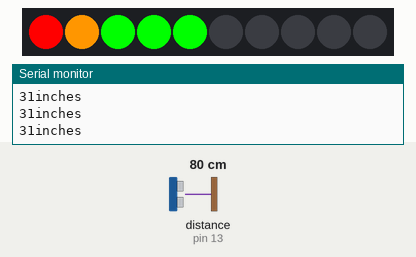
The sketch below on a simulated Arduino Uno, built with avr-gcc and run on an emulated ATmega328P. Shown: 10 RGB LEDs in strip order, left to right, the last lines printed to the serial monitor. Wiring (inferred from the names in the program): ultrasonic range finder: trigger pin 12; echo pin 13. The test bench sets the inputs (shaded band); at power-on: distance to the obstacle (sensor on pin 13) 80 cm. The echo pulse lasts 58.3 µs per cm.

Above: at 1.2 s.
1.3 s: distance to the obstacle (sensor on pin 13) set to 2 cm
At 1.6 s:
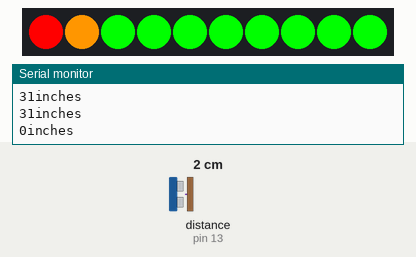
3.3 s: distance to the obstacle (sensor on pin 13) set to 120 cm
At 4.6 s:
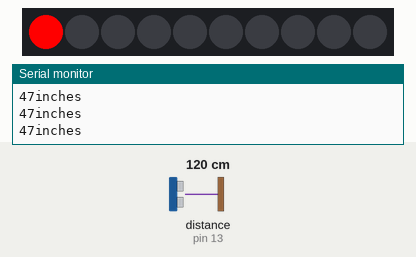
5.1 s: distance to the obstacle (sensor on pin 13) set to 35 cm
At 5.9 s:
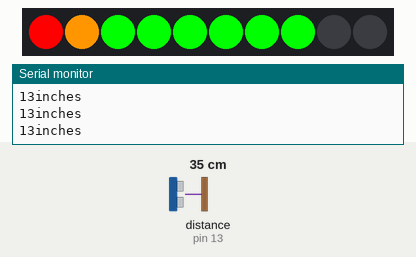
6.8 s: distance to the obstacle (sensor on pin 13) set to 4 cm
9.0 s: distance to the obstacle (sensor on pin 13) set to 18 cm
Timing chart, 0 to 11.6 s (numbered marks = the images above; inputs shaded):
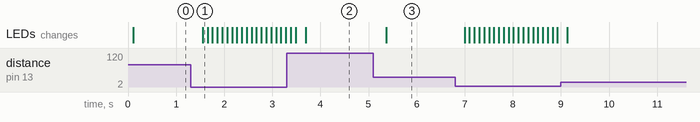

The sketch:

cistern_water_level.ino
```cpp
/* cistern water level gauge using a ultrasonic sensor for distance and displaying on a grove led
bar, cistern empty displays just the red led on the grove bar more than 45" to the water, cistern full displays all ten leds lit,
at 5" to the water, less than 2" to the water is danger of overflowing all leds will blink ON/OFF
Connect +5v and GND normally and trigger pin to 12 & echo pin to 13.
*/

#include <Grove_LED_Bar.h>
Grove_LED_Bar bar(6, 7, 0);
#define trigPin 12
#define echoPin 13

float speedofsound = .0135039; //inches per usec
int distance, duration, x; //in inches

void setup() {
        Serial.begin (9600);
        pinMode(trigPin, OUTPUT);
        pinMode(echoPin, INPUT);
         bar.begin();
}

void loop() {
    digitalWrite(trigPin, HIGH);
    delayMicroseconds(10);
    digitalWrite(trigPin, LOW);
    duration = pulseIn(echoPin, HIGH);
    distance = (duration/2) * speedofsound;
   Serial.print(distance);
   Serial.println("inches \n");

    delay(100);

if (distance <= 4 ) {

   x=0;
   while (x < 10){
    x++;
      bar.setBits(0x3FF); // led 1,2,3,4,5,6,7,8,9,10
     delay(100);
      bar.setBits(0x0); // all off
      delay(100);
       }
   }
   else if (distance <= 6)
   {
    bar.setBits(0x3FF);
   }
  else if (distance <= 11)
  {
       bar.setBits(0x1FF); //led 1,2,3,4,5,6,7,8,9
    delay(100);
 }
 else if (distance <= 16)
 {
    bar.setBits(0xFF); //led 1,2,3,4,5,6,7,8
     delay(100);
 }
 else if (distance <=21)
 {
  bar.setBits(0x7F); //led 1,2,3,4,5,6,7
   delay(100);
 }
else if (distance <= 26)
{
  bar.setBits(0x3F); //led 1,2,3,4,5,6
   delay(100);
}
else if (distance <= 31)
{
  bar.setBits(0x1F); //led 1,2,3,4,5
   delay(100);
}
else if (distance <= 36)
{
  bar.setBits(0x0F); //led 1,2,3,4
   delay(100);
}
else if (distance <= 41)
{
  bar.setBits(0x07); //led 1,2,3
   delay(100);
}
else if (distance <= 45)
{
  bar.setBits(0x03); //led 1,2
   delay(100);
}
else if (distance > 45)
{
  bar.setBits(0x01); // led 1
   delay(100);
}


}
```

Measured:
- after the input at 1.3 s, the LEDs: change after 0.25 s (image 1)
- after the input at 3.3 s, the LEDs: first differ from a run without the input after 0.39 s (image 2)
- after the input at 5.1 s, the LEDs: change after 0.26 s (image 3)
